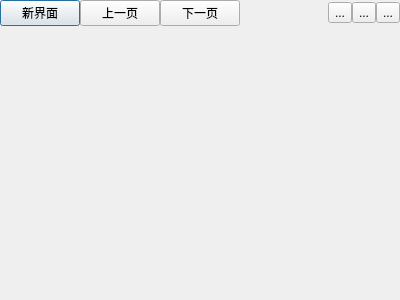
<?xml version="1.0" encoding="UTF-8"?>
<ui version="4.0">
 <class>targetDesktopDialog</class>
 <widget class="QDialog" name="targetDesktopDialog">
  <property name="geometry">
   <rect>
    <x>0</x>
    <y>0</y>
    <width>400</width>
    <height>300</height>
   </rect>
  </property>
  <property name="windowTitle">
   <string>Dialog</string>
  </property>
  <layout class="QGridLayout" name="gridLayout">
   <property name="leftMargin">
    <number>0</number>
   </property>
   <property name="topMargin">
    <number>0</number>
   </property>
   <property name="rightMargin">
    <number>0</number>
   </property>
   <property name="bottomMargin">
    <number>0</number>
   </property>
   <property name="spacing">
    <number>0</number>
   </property>
   <item row="0" column="0" colspan="6">
    <layout class="QHBoxLayout" name="horizontalLayout">
     <item>
      <widget class="QPushButton" name="btnNew">
       <property name="text">
        <string>新界面</string>
       </property>
      </widget>
     </item>
     <item>
      <widget class="QPushButton" name="btnPre">
       <property name="text">
        <string>上一页</string>
       </property>
      </widget>
     </item>
     <item>
      <widget class="QPushButton" name="btnNext">
       <property name="text">
        <string>下一页</string>
       </property>
      </widget>
     </item>
     <item>
      <spacer name="horizontalSpacer">
       <property name="orientation">
        <enum>Qt::Horizontal</enum>
       </property>
       <property name="sizeHint" stdset="0">
        <size>
         <width>40</width>
         <height>20</height>
        </size>
       </property>
      </spacer>
     </item>
     <item>
      <widget class="QToolButton" name="toolButton_2">
       <property name="text">
        <string>...</string>
       </property>
      </widget>
     </item>
     <item>
      <widget class="QToolButton" name="toolButton_3">
       <property name="text">
        <string>...</string>
       </property>
      </widget>
     </item>
     <item>
      <widget class="QToolButton" name="toolButton">
       <property name="text">
        <string>...</string>
       </property>
      </widget>
     </item>
    </layout>
   </item>
   <item row="1" column="0">
    <widget class="QLabel" name="l1">
     <property name="sizePolicy">
      <sizepolicy hsizetype="Expanding" vsizetype="Expanding">
       <horstretch>0</horstretch>
       <verstretch>0</verstretch>
      </sizepolicy>
     </property>
     <property name="text">
      <string/>
     </property>
    </widget>
   </item>
   <item row="1" column="1">
    <widget class="QLabel" name="l2">
     <property name="sizePolicy">
      <sizepolicy hsizetype="Expanding" vsizetype="Expanding">
       <horstretch>0</horstretch>
       <verstretch>0</verstretch>
      </sizepolicy>
     </property>
     <property name="text">
      <string/>
     </property>
    </widget>
   </item>
   <item row="1" column="2">
    <widget class="QLabel" name="l3">
     <property name="sizePolicy">
      <sizepolicy hsizetype="Expanding" vsizetype="Expanding">
       <horstretch>0</horstretch>
       <verstretch>0</verstretch>
      </sizepolicy>
     </property>
     <property name="text">
      <string/>
     </property>
    </widget>
   </item>
   <item row="1" column="3">
    <widget class="QLabel" name="l4">
     <property name="sizePolicy">
      <sizepolicy hsizetype="Expanding" vsizetype="Expanding">
       <horstretch>0</horstretch>
       <verstretch>0</verstretch>
      </sizepolicy>
     </property>
     <property name="text">
      <string/>
     </property>
    </widget>
   </item>
   <item row="1" column="4">
    <widget class="QLabel" name="l5">
     <property name="sizePolicy">
      <sizepolicy hsizetype="Expanding" vsizetype="Expanding">
       <horstretch>0</horstretch>
       <verstretch>0</verstretch>
      </sizepolicy>
     </property>
     <property name="text">
      <string/>
     </property>
    </widget>
   </item>
   <item row="1" column="5">
    <widget class="QLabel" name="l6">
     <property name="sizePolicy">
      <sizepolicy hsizetype="Expanding" vsizetype="Expanding">
       <horstretch>0</horstretch>
       <verstretch>0</verstretch>
      </sizepolicy>
     </property>
     <property name="text">
      <string/>
     </property>
    </widget>
   </item>
   <item row="2" column="0">
    <widget class="QLabel" name="l7">
     <property name="sizePolicy">
      <sizepolicy hsizetype="Expanding" vsizetype="Expanding">
       <horstretch>0</horstretch>
       <verstretch>0</verstretch>
      </sizepolicy>
     </property>
     <property name="text">
      <string/>
     </property>
    </widget>
   </item>
   <item row="2" column="1">
    <widget class="QLabel" name="l8">
     <property name="sizePolicy">
      <sizepolicy hsizetype="Expanding" vsizetype="Expanding">
       <horstretch>0</horstretch>
       <verstretch>0</verstretch>
      </sizepolicy>
     </property>
     <property name="text">
      <string/>
     </property>
    </widget>
   </item>
   <item row="2" column="2">
    <widget class="QLabel" name="l9">
     <property name="sizePolicy">
      <sizepolicy hsizetype="Expanding" vsizetype="Expanding">
       <horstretch>0</horstretch>
       <verstretch>0</verstretch>
      </sizepolicy>
     </property>
     <property name="text">
      <string/>
     </property>
    </widget>
   </item>
   <item row="2" column="3">
    <widget class="QLabel" name="l10">
     <property name="sizePolicy">
      <sizepolicy hsizetype="Expanding" vsizetype="Expanding">
       <horstretch>0</horstretch>
       <verstretch>0</verstretch>
      </sizepolicy>
     </property>
     <property name="text">
      <string/>
     </property>
    </widget>
   </item>
   <item row="2" column="4">
    <widget class="QLabel" name="l11">
     <property name="sizePolicy">
      <sizepolicy hsizetype="Expanding" vsizetype="Expanding">
       <horstretch>0</horstretch>
       <verstretch>0</verstretch>
      </sizepolicy>
     </property>
     <property name="text">
      <string/>
     </property>
    </widget>
   </item>
   <item row="2" column="5">
    <widget class="QLabel" name="l12">
     <property name="sizePolicy">
      <sizepolicy hsizetype="Expanding" vsizetype="Expanding">
       <horstretch>0</horstretch>
       <verstretch>0</verstretch>
      </sizepolicy>
     </property>
     <property name="text">
      <string/>
     </property>
    </widget>
   </item>
   <item row="3" column="0">
    <widget class="QLabel" name="l13">
     <property name="sizePolicy">
      <sizepolicy hsizetype="Expanding" vsizetype="Expanding">
       <horstretch>0</horstretch>
       <verstretch>0</verstretch>
      </sizepolicy>
     </property>
     <property name="text">
      <string/>
     </property>
    </widget>
   </item>
   <item row="3" column="1">
    <widget class="QLabel" name="l14">
     <property name="sizePolicy">
      <sizepolicy hsizetype="Expanding" vsizetype="Expanding">
       <horstretch>0</horstretch>
       <verstretch>0</verstretch>
      </sizepolicy>
     </property>
     <property name="text">
      <string/>
     </property>
    </widget>
   </item>
   <item row="3" column="2">
    <widget class="QLabel" name="l15">
     <property name="sizePolicy">
      <sizepolicy hsizetype="Expanding" vsizetype="Expanding">
       <horstretch>0</horstretch>
       <verstretch>0</verstretch>
      </sizepolicy>
     </property>
     <property name="text">
      <string/>
     </property>
    </widget>
   </item>
   <item row="3" column="3">
    <widget class="QLabel" name="l16">
     <property name="sizePolicy">
      <sizepolicy hsizetype="Expanding" vsizetype="Expanding">
       <horstretch>0</horstretch>
       <verstretch>0</verstretch>
      </sizepolicy>
     </property>
     <property name="text">
      <string/>
     </property>
    </widget>
   </item>
   <item row="3" column="4">
    <widget class="QLabel" name="l17">
     <property name="sizePolicy">
      <sizepolicy hsizetype="Expanding" vsizetype="Expanding">
       <horstretch>0</horstretch>
       <verstretch>0</verstretch>
      </sizepolicy>
     </property>
     <property name="text">
      <string/>
     </property>
    </widget>
   </item>
   <item row="3" column="5">
    <widget class="QLabel" name="l18">
     <property name="sizePolicy">
      <sizepolicy hsizetype="Expanding" vsizetype="Expanding">
       <horstretch>0</horstretch>
       <verstretch>0</verstretch>
      </sizepolicy>
     </property>
     <property name="text">
      <string/>
     </property>
    </widget>
   </item>
   <item row="4" column="0">
    <widget class="QLabel" name="l19">
     <property name="sizePolicy">
      <sizepolicy hsizetype="Expanding" vsizetype="Expanding">
       <horstretch>0</horstretch>
       <verstretch>0</verstretch>
      </sizepolicy>
     </property>
     <property name="text">
      <string/>
     </property>
    </widget>
   </item>
   <item row="4" column="1">
    <widget class="QLabel" name="l20">
     <property name="sizePolicy">
      <sizepolicy hsizetype="Expanding" vsizetype="Expanding">
       <horstretch>0</horstretch>
       <verstretch>0</verstretch>
      </sizepolicy>
     </property>
     <property name="text">
      <string/>
     </property>
    </widget>
   </item>
   <item row="4" column="2">
    <widget class="QLabel" name="l21">
     <property name="sizePolicy">
      <sizepolicy hsizetype="Expanding" vsizetype="Expanding">
       <horstretch>0</horstretch>
       <verstretch>0</verstretch>
      </sizepolicy>
     </property>
     <property name="text">
      <string/>
     </property>
    </widget>
   </item>
   <item row="4" column="3">
    <widget class="QLabel" name="l22">
     <property name="sizePolicy">
      <sizepolicy hsizetype="Expanding" vsizetype="Expanding">
       <horstretch>0</horstretch>
       <verstretch>0</verstretch>
      </sizepolicy>
     </property>
     <property name="text">
      <string/>
     </property>
    </widget>
   </item>
   <item row="4" column="4">
    <widget class="QLabel" name="l23">
     <property name="sizePolicy">
      <sizepolicy hsizetype="Expanding" vsizetype="Expanding">
       <horstretch>0</horstretch>
       <verstretch>0</verstretch>
      </sizepolicy>
     </property>
     <property name="text">
      <string/>
     </property>
    </widget>
   </item>
   <item row="4" column="5">
    <widget class="QLabel" name="l24">
     <property name="sizePolicy">
      <sizepolicy hsizetype="Expanding" vsizetype="Expanding">
       <horstretch>0</horstretch>
       <verstretch>0</verstretch>
      </sizepolicy>
     </property>
     <property name="text">
      <string/>
     </property>
    </widget>
   </item>
   <item row="5" column="0">
    <widget class="QLabel" name="l25">
     <property name="sizePolicy">
      <sizepolicy hsizetype="Expanding" vsizetype="Expanding">
       <horstretch>0</horstretch>
       <verstretch>0</verstretch>
      </sizepolicy>
     </property>
     <property name="text">
      <string/>
     </property>
    </widget>
   </item>
   <item row="5" column="1">
    <widget class="QLabel" name="l26">
     <property name="sizePolicy">
      <sizepolicy hsizetype="Expanding" vsizetype="Expanding">
       <horstretch>0</horstretch>
       <verstretch>0</verstretch>
      </sizepolicy>
     </property>
     <property name="text">
      <string/>
     </property>
    </widget>
   </item>
   <item row="5" column="2">
    <widget class="QLabel" name="l27">
     <property name="sizePolicy">
      <sizepolicy hsizetype="Expanding" vsizetype="Expanding">
       <horstretch>0</horstretch>
       <verstretch>0</verstretch>
      </sizepolicy>
     </property>
     <property name="text">
      <string/>
     </property>
    </widget>
   </item>
   <item row="5" column="3">
    <widget class="QLabel" name="l28">
     <property name="sizePolicy">
      <sizepolicy hsizetype="Expanding" vsizetype="Expanding">
       <horstretch>0</horstretch>
       <verstretch>0</verstretch>
      </sizepolicy>
     </property>
     <property name="text">
      <string/>
     </property>
    </widget>
   </item>
   <item row="5" column="4">
    <widget class="QLabel" name="l29">
     <property name="sizePolicy">
      <sizepolicy hsizetype="Expanding" vsizetype="Expanding">
       <horstretch>0</horstretch>
       <verstretch>0</verstretch>
      </sizepolicy>
     </property>
     <property name="text">
      <string/>
     </property>
    </widget>
   </item>
   <item row="5" column="5">
    <widget class="QLabel" name="l30">
     <property name="sizePolicy">
      <sizepolicy hsizetype="Expanding" vsizetype="Expanding">
       <horstretch>0</horstretch>
       <verstretch>0</verstretch>
      </sizepolicy>
     </property>
     <property name="text">
      <string/>
     </property>
    </widget>
   </item>
   <item row="6" column="0">
    <widget class="QLabel" name="l31">
     <property name="sizePolicy">
      <sizepolicy hsizetype="Expanding" vsizetype="Expanding">
       <horstretch>0</horstretch>
       <verstretch>0</verstretch>
      </sizepolicy>
     </property>
     <property name="text">
      <string/>
     </property>
    </widget>
   </item>
   <item row="6" column="1">
    <widget class="QLabel" name="l32">
     <property name="sizePolicy">
      <sizepolicy hsizetype="Expanding" vsizetype="Expanding">
       <horstretch>0</horstretch>
       <verstretch>0</verstretch>
      </sizepolicy>
     </property>
     <property name="text">
      <string/>
     </property>
    </widget>
   </item>
   <item row="6" column="2">
    <widget class="QLabel" name="l33">
     <property name="sizePolicy">
      <sizepolicy hsizetype="Expanding" vsizetype="Expanding">
       <horstretch>0</horstretch>
       <verstretch>0</verstretch>
      </sizepolicy>
     </property>
     <property name="text">
      <string/>
     </property>
    </widget>
   </item>
   <item row="6" column="3">
    <widget class="QLabel" name="l34">
     <property name="sizePolicy">
      <sizepolicy hsizetype="Expanding" vsizetype="Expanding">
       <horstretch>0</horstretch>
       <verstretch>0</verstretch>
      </sizepolicy>
     </property>
     <property name="text">
      <string/>
     </property>
    </widget>
   </item>
   <item row="6" column="4">
    <widget class="QLabel" name="l35">
     <property name="sizePolicy">
      <sizepolicy hsizetype="Expanding" vsizetype="Expanding">
       <horstretch>0</horstretch>
       <verstretch>0</verstretch>
      </sizepolicy>
     </property>
     <property name="text">
      <string/>
     </property>
    </widget>
   </item>
   <item row="6" column="5">
    <widget class="QLabel" name="l36">
     <property name="sizePolicy">
      <sizepolicy hsizetype="Expanding" vsizetype="Expanding">
       <horstretch>0</horstretch>
       <verstretch>0</verstretch>
      </sizepolicy>
     </property>
     <property name="text">
      <string/>
     </property>
    </widget>
   </item>
  </layout>
 </widget>
 <resources/>
 <connections/>
</ui>
